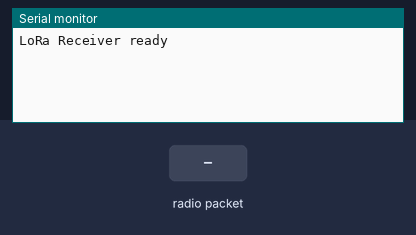
Simulated run of this sketch. Board: Arduino Uno, built with avr-gcc and run on an emulated ATmega328P. Parts: the last lines printed to the serial monitor. Inputs (shaded band) come from the test bench. No radio packets arrive unless stated.

Above: at 2.2 s.
2.3 s: radio packet "1" arrives
At 3.0 s:
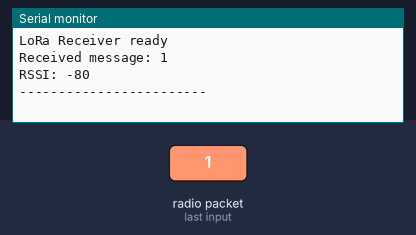
3.8 s: radio packet "0" arrives
At 4.1 s:
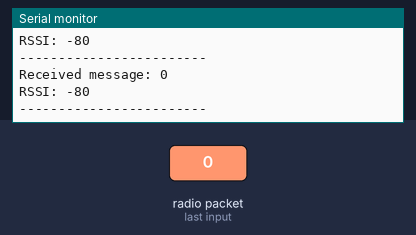
5.3 s: radio packet "2" arrives
At 6.5 s:
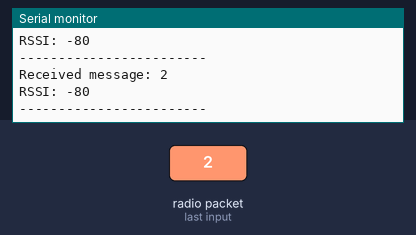

The sketch:

GET.ino
```cpp
#include <LoRa.h>

#define LORA_SS    5
#define LORA_RST   14
#define LORA_DIO0  26

void setup() {
  Serial.begin(115200);
  delay(1000);

  LoRa.setPins(LORA_SS, LORA_RST, LORA_DIO0);

  if (!LoRa.begin(433E6)) {
    Serial.println("Starting LoRa failed!");
    while (1);
  }

  LoRa.setSpreadingFactor(12);
  Serial.println("LoRa Receiver ready");
}

void loop() {
  int packetSize = LoRa.parsePacket();
  if (packetSize > 0) {
    long rssi = LoRa.packetRssi();

    String incoming = "";
    while (LoRa.available()) {
      incoming += (char)LoRa.read();
    }

    Serial.print("Received message: ");
    Serial.println(incoming);
    Serial.print("RSSI: ");
    Serial.println(rssi);
    Serial.println("------------------------");
  }
}
```

Measured:
- after the input at 2.3 s, the serial monitor: prints a new line at once (image 1)
- after the input at 3.8 s, the serial monitor: prints a new line at once (image 2)
- after the input at 5.3 s, the serial monitor: prints a new line at once (image 3)
